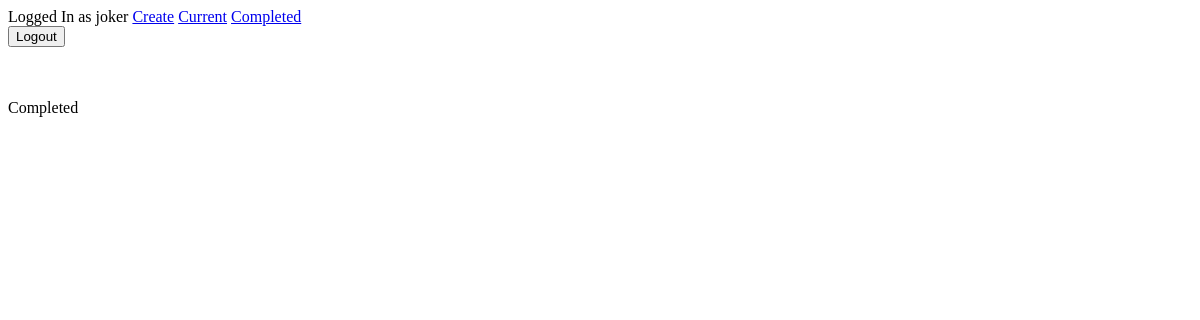
Before: /completed/ (signed in) with the older database file.
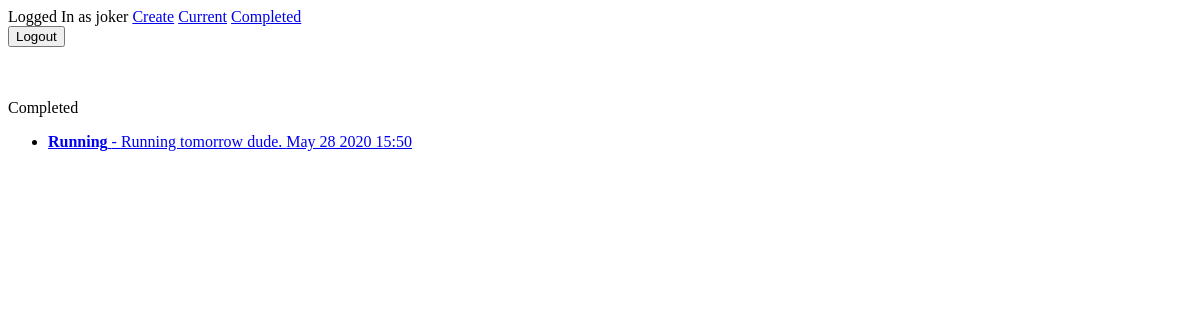
After: the same page with the newer database file.
### todo/models.py (models this page shows, shortened)
class Todo(models.Model):
    title = models.CharField(max_length=100)
    memo = models.TextField(blank=True)
    created = models.DateTimeField(auto_now_add=True)
    datecompleted = models.DateTimeField(null=True, blank=True)
    important = models.BooleanField(default=False)
    user = models.ForeignKey(User, on_delete=models.CASCADE)

### todo/views.py (the view)
# urls.py: path('completed/',views.completedtodos, name="completedtodos"),
@login_required
def completedtodos(request):
    todos = Todo.objects.filter(user=request.user, datecompleted__isnull=False).order_by('-datecompleted')
    return render(request, 'todo/completedtodos.html', {'todos':todos})

### todo/templates/todo/completedtodos.html
{% extends 'todo/base.html' %}
{% block content %}
Completed
<ul>
    {% for todo in todos %}
    <li>
        <a href="{% url 'viewtodo' todo.id %}">
        {% if todo.important %}<b>{% endif %}{{ todo.title }}{% if todo.important %}</b>{% endif %}
        {% if todo.memo %} - {{ todo.memo }}{% endif %}
        {{ todo.datecompleted|date:'M j Y H:i' }}
        </a>
    </li>
    {% endfor %}
</ul>
{% endblock %}

Changed rows visible on the page:
now on this page (row edited): Todo: title "Running", memo "Running tomorrow dude.", datecompleted "May 28 2020 15:50"
